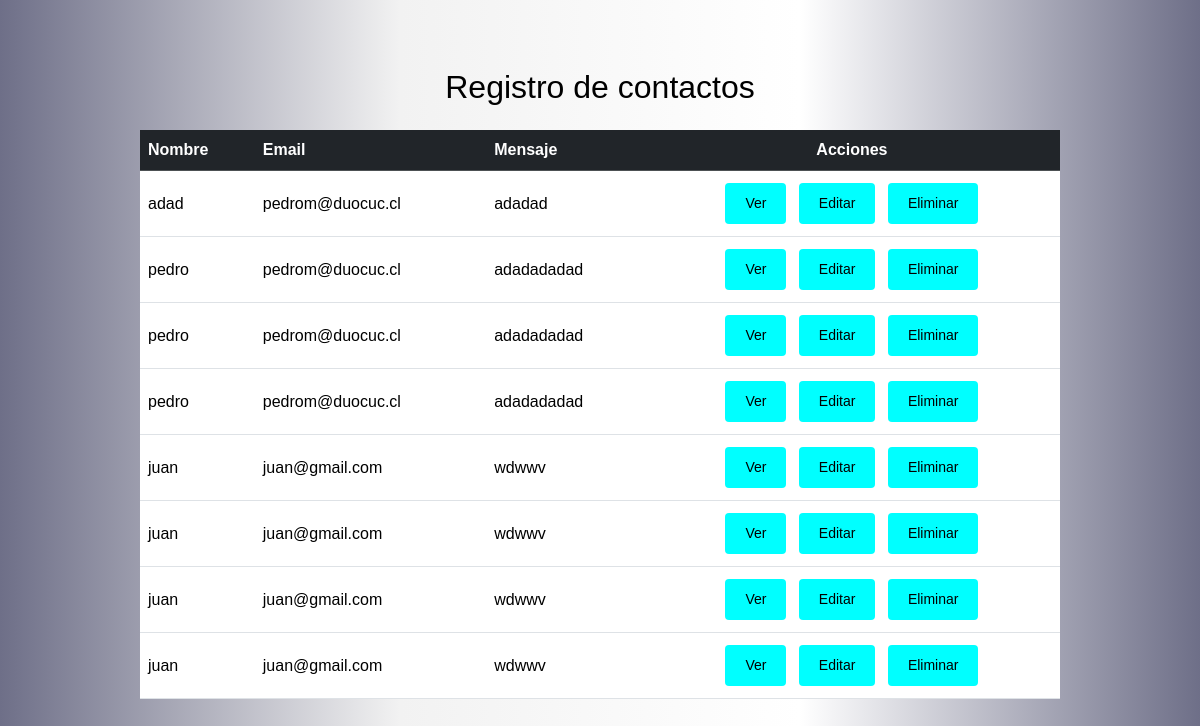
Page /contactos/ (signed in) on the committed database.
### myportfolio/models.py (models this page shows, shortened)
class Contacto(models.Model):
    nombre = models.CharField(max_length=100)
    email = models.EmailField()
    mensaje = models.TextField()  # Campo para el mensaje original
    mensaje_cifrado = models.TextField()  # Campo para almacenar el mensaje cifrado
    fecha = models.DateTimeField(auto_now_add=True)  # Añade el campo de fecha

### myportfolio/views.py (the view)
# urls.py: path('contactos/', views.contacto_lista, name='contacto_lista'),
@login_required
def contacto_lista(request):
    contactos = Contacto.objects.all()
    return render(request, 'myportfolio/contacto_lista.html', {'contactos': contactos})

### myportfolio/templates/myportfolio/contacto_lista.html (shortened to what this page needs)
{% extends 'base_generic.html' %}
{% block content %}
  <div class="container mt-5">
    <h2 class="text-center mb-4">Registro de contactos</h2>
    <div class="table-responsive">
      <table class="table  align-middle">
        <thead class="table-dark">
          <tr>
            <th scope="col">Nombre</th>
            <th scope="col">Email</th>
            <th scope="col">Mensaje</th>
            <th scope="col" class="text-center">Acciones</th>
          </tr>
        </thead>
        <tbody>
          {% for contacto in contactos %}
            <tr>
              <td>{{ contacto.nombre }}</td>
              <td>{{ contacto.email }}</td>
              <td>{{ contacto.mensaje }}</td>
              <td class="text-center">
                <a href="{% url 'contacto_detalle' contacto.pk %}" class="btn btn-info btn-sm m-1">Ver</a>
                <a href="{% url 'contacto_editar' contacto.pk %}" class="btn btn-warning btn-sm m-1">Editar</a>
                <form method="POST" action="{% url 'contacto_eliminar' contacto.pk %}" style="display:inline;">
                  <button type="submit" class="btn btn-danger btn-sm m-1">Eliminar</button>
                </form>
              </td>
            </tr>
          {% endfor %}
        </tbody>
      </table>
    </div>
  </div>
{% endblock %}

### myportfolio/templates/base_generic.html (shortened to what this page needs)
{% load bootstrap5 %}
{% load static %}
<!DOCTYPE html>
<html lang="en">
<head>
    {% bootstrap_css %}
    <link rel="stylesheet" href="{% static 'css/generic.css' %}">
</head>
<body>
    {% block content %}{% endblock %}
</body>
</html>

### myportfolio/static/css/generic.css (style rules this page uses)
body { margin: 0; padding: 0; font-family: Calibri, sans-serif; background: linear-gradient(to right, #6e6f88,#f2f2f2,#ffffff,#6e6f88 ); color: #000000; }
a { color: #ffffff; text-decoration: none; }
.container { max-width: 960px; margin: 0 auto; padding: 20px; }
.btn { display: inline-block; padding: 10px 20px; margin-top: 10px; background-color: #00FFFF; color: #000000; border: none; cursor: pointer; text-align: center; text-decoration: none; transition: background-color 0.3s ease; }
tr { color: rgb(0, 0, 0); }
th { color: #ffffff; }

### rows in the picture
Contacto: nombre "adad", email "pedrom@duocuc.cl", mensaje "adadad"
Contacto: nombre "pedro", email "pedrom@duocuc.cl", mensaje "adadadadad"
Contacto: nombre "pedro", email "pedrom@duocuc.cl", mensaje "adadadadad"
Contacto: nombre "pedro", email "pedrom@duocuc.cl", mensaje "adadadadad"
Contacto: nombre "juan", email "juan@gmail.com", mensaje "wdwwv"
Contacto: nombre "juan", email "juan@gmail.com", mensaje "wdwwv"
Contacto: nombre "juan", email "juan@gmail.com", mensaje "wdwwv"
Contacto: nombre "juan", email "juan@gmail.com", mensaje "wdwwv"
